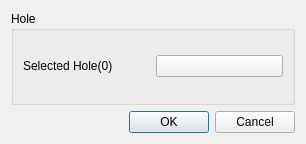
<?xml version="1.0" encoding="UTF-8"?>
<ui version="4.0">
 <class>FillHoleDialog</class>
 <widget class="QDialog" name="FillHoleDialog">
  <property name="geometry">
   <rect>
    <x>0</x>
    <y>0</y>
    <width>306</width>
    <height>144</height>
   </rect>
  </property>
  <property name="windowTitle">
   <string>DialogFillHole</string>
  </property>
  <layout class="QGridLayout" name="gridLayout_2">
   <item row="0" column="0">
    <widget class="QGroupBox" name="groupBox">
     <property name="title">
      <string>Hole</string>
     </property>
     <layout class="QGridLayout" name="gridLayout">
      <item row="0" column="0">
       <widget class="QLabel" name="label">
        <property name="text">
         <string>Selected Hole(0)</string>
        </property>
       </widget>
      </item>
      <item row="0" column="1">
       <widget class="QPushButton" name="geoSelectSurface_1">
        <property name="styleSheet">
         <string notr="true">background-image: url(:/QUI/geometry/selectface.png);</string>
        </property>
        <property name="text">
         <string/>
        </property>
       </widget>
      </item>
     </layout>
    </widget>
   </item>
   <item row="1" column="0">
    <widget class="QDialogButtonBox" name="buttonBox">
     <property name="orientation">
      <enum>Qt::Horizontal</enum>
     </property>
     <property name="standardButtons">
      <set>QDialogButtonBox::Cancel|QDialogButtonBox::Ok</set>
     </property>
    </widget>
   </item>
  </layout>
 </widget>
 <resources>
  <include location="../qrc/qianfan.qrc"/>
 </resources>
 <connections>
  <connection>
   <sender>buttonBox</sender>
   <signal>accepted()</signal>
   <receiver>FillHoleDialog</receiver>
   <slot>accept()</slot>
   <hints>
    <hint type="sourcelabel">
     <x>248</x>
     <y>254</y>
    </hint>
    <hint type="destinationlabel">
     <x>157</x>
     <y>274</y>
    </hint>
   </hints>
  </connection>
  <connection>
   <sender>buttonBox</sender>
   <signal>rejected()</signal>
   <receiver>FillHoleDialog</receiver>
   <slot>reject()</slot>
   <hints>
    <hint type="sourcelabel">
     <x>316</x>
     <y>260</y>
    </hint>
    <hint type="destinationlabel">
     <x>286</x>
     <y>274</y>
    </hint>
   </hints>
  </connection>
 </connections>
</ui>
